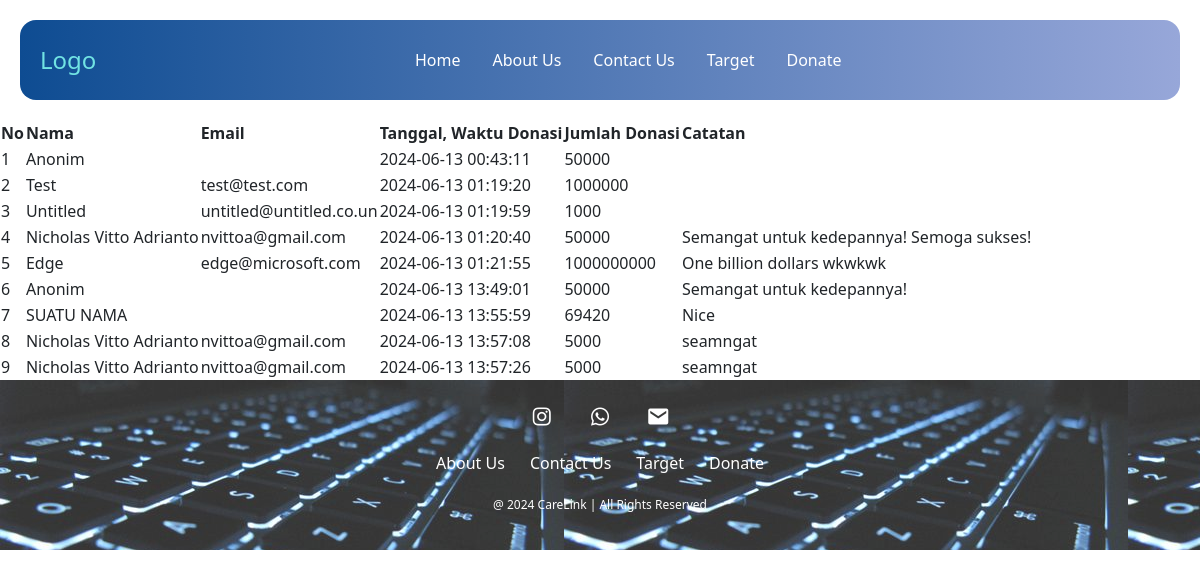
The page /User/data.php on the database its author committed.
### tables this page shows
CREATE TABLE `log_donasi` (
  `id_log_donasi` int(11) NOT NULL,
  `nama_donator` varchar(50) DEFAULT NULL,
  `id_donasi` int(11) NOT NULL,
  `tanggal_waktu_donasi` datetime NOT NULL,
  `jumlah_donasi` double NOT NULL,
  `email_donator` varchar(100) DEFAULT NULL,
  `catatan` varchar(255) DEFAULT NULL
);

### User/data.php (the view, shortened to what this page needs)
<?php
  include ("koneksi.php");
?>
<!doctype html>
<html lang="en">
<head>
  <link href="https://cdn.jsdelivr.net/npm/bootstrap@5.3.3/dist/css/bootstrap.min.css" rel="stylesheet"
>
  <link href="style-donate.css" rel="stylesheet">
  <link href='https://unpkg.com/boxicons@2.1.4/css/boxicons.min.css' rel='stylesheet'>
</head>
<body>
  <nav class="navbar navbar-expand-lg fixed-top">
    <div class="container-fluid">
      <a class="navbar-brand" href="#">Logo</a>
      <div class="offcanvas offcanvas-end" tabindex="-1" id="offcanvasNavbar" aria-labelledby="offcanvasNavbarLabel">
        <div class="offcanvas-body d-flex justify-content-between align-items-center">
          <ul class="navbar-nav justify-content-center flex-grow-1 pe-3">
            <li class="nav-item">
              <a class="nav-link mx-lg-2" aria-current="page" href="Home.html">Home</a>
            </li>
            <li class="nav-item">
              <a class="nav-link mx-lg-2" href="About Us.html">About Us</a>
            </li>
            <li class="nav-item">
              <a class="nav-link mx-lg-2" href="Contact Us.html">Contact Us</a>
            </li>
            <li class="nav-item">
              <a class="nav-link mx-lg-2" href="Target.html">Target</a>
            </li>
            <li class="nav-item">
              <a class="nav-link mx-lg-2" href="Donate.html">Donate</a>
            </li>
          </ul>
        </div>
      </div>
    </div>
  </nav>
  <br><br><br><br><br>
  <div class="table-responsive">
    <table data-toggle="table" data-search="true" data-pagination="true">
      <thead>
        <tr>
          <th>No</th>
          <th>Nama</th>
          <th>Email</th>
          <th>Tanggal, Waktu Donasi</th>
          <th>Jumlah Donasi</th>
          <th>Catatan</th>
        </tr>
      </thead>
      <tbody>
        <?php
            $result = $connect->query("SELECT * FROM log_donasi;");
            $no = 1;
            while($row = $result->fetch_assoc()) {
                echo "<tr>
                    <td>".$no."</td>
                    <td>".$row["nama_donator"]."</td>
                    <td>".$row["email_donator"]."</td>
                    <td>".$row["tanggal_waktu_donasi"]."</td>
                    <td>".$row["jumlah_donasi"]."</td>
                    <td>".$row["catatan"]."</td>
                </tr>";
                $no++;
            }
        ?>
      </tbody>
    </table>
  </div>
</body>
<footer class="footer">
      <div class="social">
          <a href="https://www.instagram.com/septia_rosalia39?igsh=MXM0cjIwbHlla3pkdA%3D%3D&utm_source=qr"><i
                  class='bx bxl-instagram'></i></a>
          <a href="http://wa.me/82282126810"><i class='bx bxl-whatsapp'></i></a>
          <a href="mailto:septiarosalia493@gmail.com"><i class='bx bxs-envelope'></i></a>
      </div>
      <ul class="list">
          <li>
              <a href="about.html">About Us</a>
          </li>
          <li>
              <a href="Contact_Us.html">Contact Us</a>
          </li>
          <li>
              <a href="">Target</a>
          </li>
          <li>
            <a href="">Donate</a>
        </li>
      </ul>
      <p class="copyright">@ 2024 CareLink | All Rights Reserved</p>
    </footer>
</html>

### User/style-donate.css (style rules this page uses)
.navbar { background-image: linear-gradient(to right, #0e4c92, #97a7d9); height: 80px; margin: 20px; border-radius: 16px; }
.navbar-brand { font-weight: 500; color: rgb(113, 227, 227); font-size: 24px; transition: 0.3s color; padding: 0.5rem; }
.nav-link { color: rgb(255, 255, 255); font-weight: 500; position: relative; }
@media (min-width: 991px) { .nav-link::before { content: ""; position: absolute; bottom: -2px; left: 0; width: 0; height: 2px; background-color: darkslategrey; visibility: hidden; transition: width 0.3s ease-in-out; } }

### User/data.php (style rules this page uses)
.footer { background-image: url('background.jpg'); opacity: 80%; background-color: black; color: white; text-align: center; padding: 20px; display: flex; flex-direction: column; align-items: center; }
.footer .social a { color: white; margin: 0 15px; font-size: 24px; display: inline-block; margin-bottom: 15px; }
.footer ul { list-style: none; padding: 0; display: flex; justify-content: center; gap: 5px; }
.footer ul li { display: inline; }
.footer ul li a { color: white; text-decoration: none; padding: 5px 10px; margin-top: 20px; }
.footer p { margin-top: 5px; font-size: 12px; }

### rows shown on the page
log_donasi: nama_donator "Anonim", tanggal_waktu_donasi "2024-06-13 00:43:11", jumlah_donasi "50000"
log_donasi: nama_donator "Test", email_donator "test@test.com", tanggal_waktu_donasi "2024-06-13 01:19:20", jumlah_donasi "1000000"
log_donasi: nama_donator "Untitled", email_donator "untitled@untitled.co.un", tanggal_waktu_donasi "2024-06-13 01:19:59", jumlah_donasi "1000"
log_donasi: nama_donator "Nicholas Vitto Adrianto", email_donator "nvittoa@gmail.com", tanggal_waktu_donasi "2024-06-13 01:20:40", jumlah_donasi "50000", catatan "Semangat untuk kedepannya! Semoga sukses!"
log_donasi: nama_donator "Edge", email_donator "edge@microsoft.com", tanggal_waktu_donasi "2024-06-13 01:21:55", jumlah_donasi "1000000000", catatan "One billion dollars wkwkwk"
log_donasi: nama_donator "Anonim", tanggal_waktu_donasi "2024-06-13 13:49:01", jumlah_donasi "50000", catatan "Semangat untuk kedepannya!"
log_donasi: nama_donator "SUATU NAMA", tanggal_waktu_donasi "2024-06-13 13:55:59", jumlah_donasi "69420", catatan "Nice"
log_donasi: nama_donator "Nicholas Vitto Adrianto", email_donator "nvittoa@gmail.com", tanggal_waktu_donasi "2024-06-13 13:57:08", jumlah_donasi "5000", catatan "seamngat"
log_donasi: nama_donator "Nicholas Vitto Adrianto", email_donator "nvittoa@gmail.com", tanggal_waktu_donasi "2024-06-13 13:57:26", jumlah_donasi "5000", catatan "seamngat"
